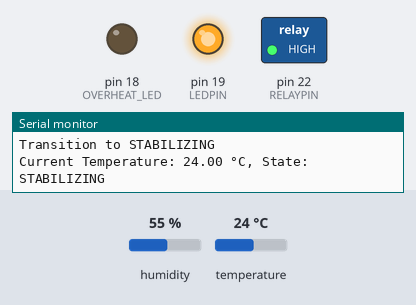
Recording of a sketch running on a simulated Arduino Mega 2560, built with avr-gcc and run on an emulated ATmega2560. Parts: switched loads named in the sketch (green lamp = pin HIGH), output pins drawn as LEDs (lit = HIGH), the last lines printed to the serial monitor. Inputs (shaded band) come from the test bench; at power-on: temperature 24 °C, humidity 55 %.

Above: at 2.8 s.
2.9 s: temperature set to 23.3 °C
At 6.4 s:
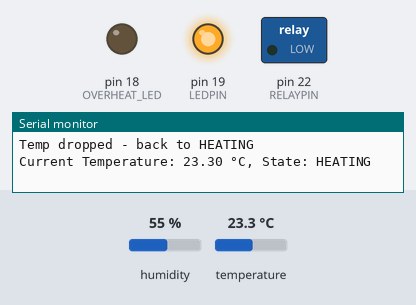
7.5 s: temperature set to 29.3 °C
11.2 s: temperature set to 30.6 °C
At 14.6 s:
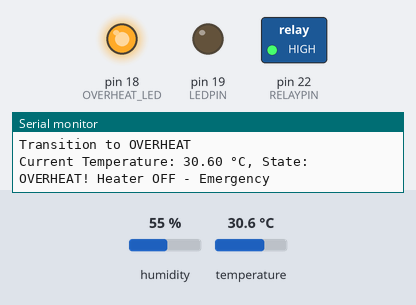
Timing chart, 0 to 16.1 s (numbered marks = the images above; inputs shaded):
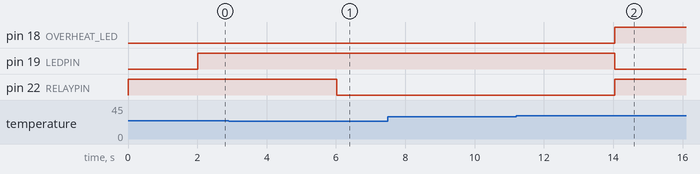

Measured:
- the behaviour switches between 24 and 23.9 °C on temperature (found by bisection; images 0 and 1)
- the behaviour switches between 29.9 and 30 °C on temperature (found by bisection; images 1 and 2)
- after the input at 2.9 s, pin 19 (LEDPIN): stays HIGH (without the input it goes to LOW after 1.1 s); pin 22 (RELAYPIN): HIGH → LOW after 3.1 s
- after the input at 11.2 s, pin 18 (OVERHEAT_LED), pin 22 (RELAYPIN): LOW → HIGH after 2.9 s; pin 19 (LEDPIN): HIGH → LOW after 2.9 s

The sketch:

heater_controller.ino
```cpp
#include "DHT.h"

// Pins
#define DHTPIN 21        // GPIO21
#define RELAYPIN 22      // GPIO22
#define LEDPIN 19        // GPIO19
#define OVERHEAT_LED 18  // GPIO18

#define DHTTYPE DHT22

// Thresholds (°C)
const float TEMP_HEAT_ON = 20.0;
const float TEMP_HEAT_OFF = 25.0;
const float TEMP_STABILIZE_LOW = 24.0;
const float TEMP_STABILIZE_HIGH = 25.0;
const float TEMP_OVERHEAT = 30.0;

DHT dht(DHTPIN, DHTTYPE);

// State enum
enum HeaterState { IDLE, HEATING, STABILIZING, TARGET_REACHED, OVERHEAT };
HeaterState state = IDLE;
unsigned long lastBlinkTime = 0;
bool ledState = LOW;

void setup() {
  Serial.begin(115200);
  dht.begin();
  pinMode(RELAYPIN, OUTPUT);
  digitalWrite(RELAYPIN, HIGH);

  pinMode(LEDPIN, OUTPUT);
  digitalWrite(LEDPIN, LOW);

  pinMode(OVERHEAT_LED, OUTPUT);
  digitalWrite(OVERHEAT_LED, LOW);

  Serial.println("Heater Control System with State Machine and 2 LEDs Starting...");
}

void loop() {
  float temperature = dht.readTemperature();

  if (isnan(temperature)) {
    Serial.println("Failed to read from DHT sensor!");
    delay(2000);
    return;
  }
  Serial.print("Current Temperature: ");
  Serial.print(temperature);
  Serial.print(" °C, ");

  switch(state) {
    case IDLE:
      digitalWrite(RELAYPIN, HIGH);    // Heater OFF
      digitalWrite(LEDPIN, LOW);       // Main LED OFF
      digitalWrite(OVERHEAT_LED, LOW); // Overheat LED OFF
      Serial.println("State: IDLE");

      if (temperature >= TEMP_OVERHEAT) {
        state = OVERHEAT;
        Serial.println("Transition to OVERHEAT");
      } else if (temperature < TEMP_HEAT_ON) {
        state = HEATING;
        Serial.println("Transition to HEATING");
      } else if (temperature >= TEMP_STABILIZE_LOW && temperature <= TEMP_STABILIZE_HIGH) {
        state = STABILIZING;
        Serial.println("Transition to STABILIZING");
      } else if (temperature > TEMP_STABILIZE_HIGH && temperature < TEMP_OVERHEAT) {
        state = TARGET_REACHED;
        Serial.println("Transition to TARGET_REACHED");
      }
      break;

    case HEATING:
      digitalWrite(RELAYPIN, LOW);     // Heater ON
      digitalWrite(LEDPIN, HIGH);      // Main LED ON
      digitalWrite(OVERHEAT_LED, LOW); // Overheat LED OFF
      Serial.println("State: HEATING");
      if (temperature >= TEMP_STABILIZE_LOW && temperature <= TEMP_STABILIZE_HIGH) {
        state = STABILIZING;
        Serial.println("Transition to STABILIZING");
      } else if (temperature >= TEMP_OVERHEAT) {
        state = OVERHEAT;
        Serial.println("Transition to OVERHEAT");
      }
      break;

    case STABILIZING:
      digitalWrite(RELAYPIN, HIGH);    // Heater OFF
      // Blink main LED slowly
      if (millis() - lastBlinkTime >= 500) {
        ledState = !ledState;
        digitalWrite(LEDPIN, ledState);
        lastBlinkTime = millis();
      }
      digitalWrite(OVERHEAT_LED, LOW);
      Serial.println("State: STABILIZING");
      if (temperature < TEMP_STABILIZE_LOW) {
        state = HEATING;
        Serial.println("Temp dropped - back to HEATING");
        digitalWrite(LEDPIN, HIGH);
      } else if (temperature > TEMP_STABILIZE_HIGH) {
        state = TARGET_REACHED;
        Serial.println("Reached TARGET");
        digitalWrite(LEDPIN, LOW);
      } else if (temperature >= TEMP_OVERHEAT) {
        state = OVERHEAT;
        Serial.println("Transition to OVERHEAT");
      }
      break;

    case TARGET_REACHED:
      digitalWrite(RELAYPIN, HIGH);    // Heater OFF
      digitalWrite(LEDPIN, LOW);       // Main LED OFF
      digitalWrite(OVERHEAT_LED, LOW); // Overheat LED OFF
      Serial.println("State: TARGET_REACHED");
      if (temperature < TEMP_HEAT_ON) {
        state = HEATING;
        Serial.println("Temp dropped - back to HEATING");
      } else if (temperature >= TEMP_OVERHEAT) {
        state = OVERHEAT;
        Serial.println("Transition to OVERHEAT");
      }
      break;

    case OVERHEAT:
      digitalWrite(RELAYPIN, HIGH);    // Heater OFF
      digitalWrite(LEDPIN, LOW);       // Main LED OFF
      digitalWrite(OVERHEAT_LED, HIGH); // Turn ON overheat LED constantly
      Serial.println("State: OVERHEAT! Heater OFF - Emergency");
      if (temperature < TEMP_HEAT_OFF) {
        state = IDLE;
        Serial.println("Temperature safe - back to IDLE");
        digitalWrite(OVERHEAT_LED, LOW);
      }
      break;
  }
  delay(2000);
}
```
